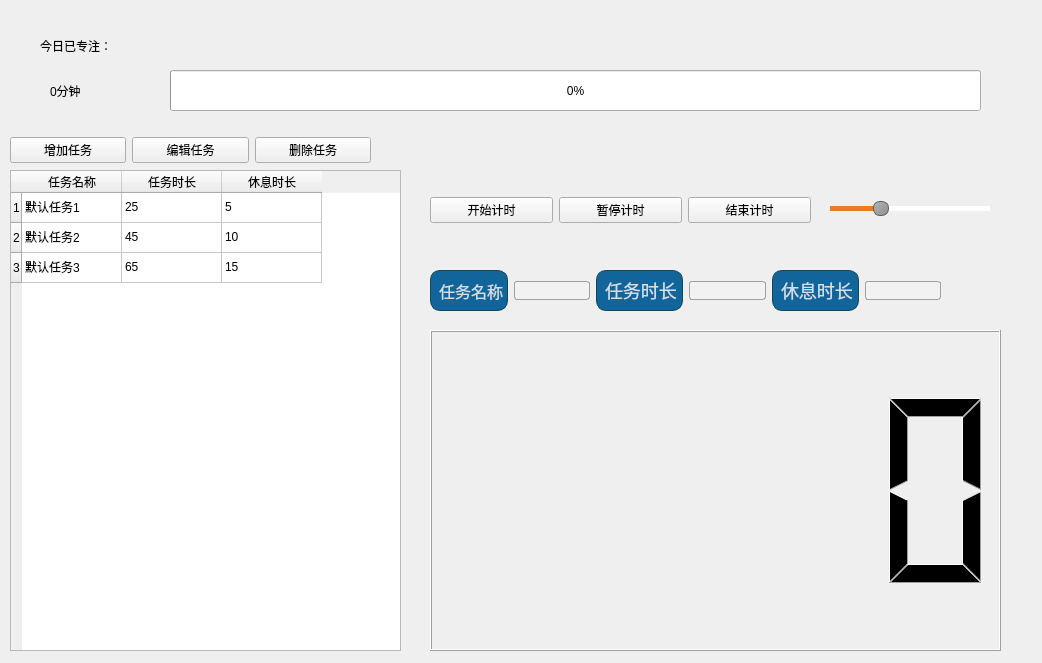
<?xml version="1.0" encoding="UTF-8"?>
<ui version="4.0">
 <class>TomatoClock</class>
 <widget class="QWidget" name="TomatoClock">
  <property name="geometry">
   <rect>
    <x>0</x>
    <y>0</y>
    <width>1042</width>
    <height>663</height>
   </rect>
  </property>
  <property name="windowTitle">
   <string>Form</string>
  </property>
  <widget class="QSlider" name="soundalue_slider">
   <property name="geometry">
    <rect>
     <x>830</x>
     <y>200</y>
     <width>160</width>
     <height>16</height>
    </rect>
   </property>
   <property name="styleSheet">
    <string notr="true">QSlider::groove:horizontal {
	height: 5px;
	background: #e67e22;
}
QSlider::groove:vertical {
	width: 5px;
	background: #e67e22;
}
QSlider::handle:horizontal {
	background: qlineargradient(x1:0, y1:0, x2:1, y2:1, stop:0 #b4b4b4, stop:1 #8f8f8f);
	border: 1px solid #5c5c5c;
	width: 14px;
	margin: -5px 0;
	border-radius: 7px;
}
QSlider::handle:vertical {
	background: qlineargradient(x1:1, y1:1, x2:0, y2:0, stop:0 #b4b4b4, stop:1 #8f8f8f);
	border: 1px solid #5c5c5c;
	height: 14px;
	margin: 0 -5px;
	border-radius: 7px;
}
QSlider::add-page:horizontal {
    background: white;
}
QSlider::add-page:vertical {
    background: white;
}
QSlider::sub-page:horizontal {
    background: #e67e22;
}
QSlider::sub-page:vertical {
    background: #e67e22;
}</string>
   </property>
   <property name="maximum">
    <number>100</number>
   </property>
   <property name="singleStep">
    <number>1</number>
   </property>
   <property name="sliderPosition">
    <number>30</number>
   </property>
   <property name="orientation">
    <enum>Qt::Horizontal</enum>
   </property>
  </widget>
  <widget class="QLabel" name="label_4">
   <property name="geometry">
    <rect>
     <x>40</x>
     <y>20</y>
     <width>111</width>
     <height>51</height>
    </rect>
   </property>
   <property name="text">
    <string>今日已专注：</string>
   </property>
  </widget>
  <widget class="QWidget" name="horizontalLayoutWidget_2">
   <property name="geometry">
    <rect>
     <x>430</x>
     <y>270</y>
     <width>511</width>
     <height>41</height>
    </rect>
   </property>
   <layout class="QHBoxLayout" name="horizontalLayout_2">
    <item>
     <widget class="QLabel" name="label_3">
      <property name="font">
       <font>
        <pointsize>-1</pointsize>
        <italic>false</italic>
        <bold>false</bold>
       </font>
      </property>
      <property name="styleSheet">
       <string notr="true">QLabel {
   
	font:  &quot;Times New Roman&quot;;
    font-size: 16px;
    color: #d0dfe6;
    font-style: normal;
    font-weight: normal;
 
    border-style: solid;
    border-width: 1px;
    border-color: #134857;
    border-radius: 10px;
 
    padding-left: 4px;
    padding-top: 0px;
 
    background-color: #11659a;
    background-repeat: no-repeat;
    background-position: left center;
}</string>
      </property>
      <property name="text">
       <string>任务名称</string>
      </property>
     </widget>
    </item>
    <item>
     <widget class="QLineEdit" name="taskNameLineEdit">
      <property name="styleSheet">
       <string notr="true">* {
	outline: none;
}

QDialog {
	background: #D6DBE9;
}

QLineEdit {
	border: 1px solid #A0A0A0; /* 边框宽度为1px，颜色为#A0A0A0 */
	border-radius: 3px; /* 边框圆角 */
	padding-left: 5px; /* 文本距离左边界有5px */
	background-color: #F2F2F2; /* 背景颜色 */
	color: #A0A0A0; /* 文本颜色 */
	selection-background-color: #A0A0A0; /* 选中文本的背景颜色 */
	selection-color: #373834; /* 选中文本的颜色 */
	font-family: &quot;Microsoft YaHei&quot;; /* 文本字体族 */
	font-size: 10pt; /* 文本字体大小 */
}

QLineEdit:hover { /* 鼠标悬浮在QLineEdit时的状态 */
	border: 1px solid #298DFF;
	border-radius: 3px;
	background-color: #F2F2F2;
	color: #298DFF;
	selection-background-color: #298DFF;
	selection-color: #F2F2F2;
}

QLineEdit[echoMode=&quot;2&quot;] { /* QLineEdit有输入掩码时的状态 */
	lineedit-password-character: 9679;
	lineedit-password-mask-delay: 2000;
}

QLineEdit:disabled { /* QLineEdit在禁用时的状态 */
	border: 1px solid #CDCDCD;
	background-color: #CDCDCD;
	color: #B4B4B4;
}

QLineEdit:read-only { /* QLineEdit在只读时的状态 */
	background-color: #CDCDCD;
	color: #F2F2F2;
}
</string>
      </property>
     </widget>
    </item>
    <item>
     <widget class="QLabel" name="label">
      <property name="font">
       <font>
        <pointsize>-1</pointsize>
        <italic>false</italic>
        <bold>false</bold>
       </font>
      </property>
      <property name="styleSheet">
       <string notr="true">QLabel {
   
	font:  &quot;Times New Roman&quot;;
    font-size: 18px;
    color: #d0dfe6;
    font-style: normal;
    font-weight: normal;
 
    border-style: solid;
    border-width: 1px;
    border-color: #134857;
    border-radius: 10px;
 
    padding-left: 4px;
    padding-top: 0px;
 
    background-color: #11659a;
    background-repeat: no-repeat;
    background-position: left center;
}</string>
      </property>
      <property name="text">
       <string>任务时长</string>
      </property>
     </widget>
    </item>
    <item>
     <widget class="QLineEdit" name="taskDurationLineEdit">
      <property name="styleSheet">
       <string notr="true">* {
	outline: none;
}

QDialog {
	background: #D6DBE9;
}

QLineEdit {
	border: 1px solid #A0A0A0; /* 边框宽度为1px，颜色为#A0A0A0 */
	border-radius: 3px; /* 边框圆角 */
	padding-left: 5px; /* 文本距离左边界有5px */
	background-color: #F2F2F2; /* 背景颜色 */
	color: #A0A0A0; /* 文本颜色 */
	selection-background-color: #A0A0A0; /* 选中文本的背景颜色 */
	selection-color: #373834; /* 选中文本的颜色 */
	font-family: &quot;Microsoft YaHei&quot;; /* 文本字体族 */
	font-size: 10pt; /* 文本字体大小 */
}

QLineEdit:hover { /* 鼠标悬浮在QLineEdit时的状态 */
	border: 1px solid #298DFF;
	border-radius: 3px;
	background-color: #F2F2F2;
	color: #298DFF;
	selection-background-color: #298DFF;
	selection-color: #F2F2F2;
}

QLineEdit[echoMode=&quot;2&quot;] { /* QLineEdit有输入掩码时的状态 */
	lineedit-password-character: 9679;
	lineedit-password-mask-delay: 2000;
}

QLineEdit:disabled { /* QLineEdit在禁用时的状态 */
	border: 1px solid #CDCDCD;
	background-color: #CDCDCD;
	color: #B4B4B4;
}

QLineEdit:read-only { /* QLineEdit在只读时的状态 */
	background-color: #CDCDCD;
	color: #F2F2F2;
}
</string>
      </property>
      <property name="inputMethodHints">
       <set>Qt::ImhDigitsOnly</set>
      </property>
     </widget>
    </item>
    <item>
     <widget class="QLabel" name="label_2">
      <property name="font">
       <font>
        <pointsize>-1</pointsize>
        <italic>false</italic>
        <bold>false</bold>
       </font>
      </property>
      <property name="styleSheet">
       <string notr="true">QLabel {
   
	font:  &quot;Times New Roman&quot;;
    font-size: 18px;
    color: #d0dfe6;
    font-style: normal;
    font-weight: normal;
 
    border-style: solid;
    border-width: 1px;
    border-color: #134857;
    border-radius: 10px;
 
    padding-left: 4px;
    padding-top: 0px;
 
    background-color: #11659a;
    background-repeat: no-repeat;
    background-position: left center;
}</string>
      </property>
      <property name="text">
       <string>休息时长</string>
      </property>
     </widget>
    </item>
    <item>
     <widget class="QLineEdit" name="taskBreakTimeLineEdit">
      <property name="styleSheet">
       <string notr="true">* {
	outline: none;
}

QDialog {
	background: #D6DBE9;
}

QLineEdit {
	border: 1px solid #A0A0A0; /* 边框宽度为1px，颜色为#A0A0A0 */
	border-radius: 3px; /* 边框圆角 */
	padding-left: 5px; /* 文本距离左边界有5px */
	background-color: #F2F2F2; /* 背景颜色 */
	color: #A0A0A0; /* 文本颜色 */
	selection-background-color: #A0A0A0; /* 选中文本的背景颜色 */
	selection-color: #373834; /* 选中文本的颜色 */
	font-family: &quot;Microsoft YaHei&quot;; /* 文本字体族 */
	font-size: 10pt; /* 文本字体大小 */
}

QLineEdit:hover { /* 鼠标悬浮在QLineEdit时的状态 */
	border: 1px solid #298DFF;
	border-radius: 3px;
	background-color: #F2F2F2;
	color: #298DFF;
	selection-background-color: #298DFF;
	selection-color: #F2F2F2;
}

QLineEdit[echoMode=&quot;2&quot;] { /* QLineEdit有输入掩码时的状态 */
	lineedit-password-character: 9679;
	lineedit-password-mask-delay: 2000;
}

QLineEdit:disabled { /* QLineEdit在禁用时的状态 */
	border: 1px solid #CDCDCD;
	background-color: #CDCDCD;
	color: #B4B4B4;
}

QLineEdit:read-only { /* QLineEdit在只读时的状态 */
	background-color: #CDCDCD;
	color: #F2F2F2;
}
</string>
      </property>
     </widget>
    </item>
   </layout>
  </widget>
  <widget class="QLCDNumber" name="Timer">
   <property name="geometry">
    <rect>
     <x>430</x>
     <y>330</y>
     <width>571</width>
     <height>321</height>
    </rect>
   </property>
  </widget>
  <widget class="QWidget" name="horizontalLayoutWidget">
   <property name="geometry">
    <rect>
     <x>430</x>
     <y>170</y>
     <width>381</width>
     <height>80</height>
    </rect>
   </property>
   <layout class="QHBoxLayout" name="horizontalLayout">
    <item>
     <widget class="QPushButton" name="startButton">
      <property name="text">
       <string>开始计时</string>
      </property>
     </widget>
    </item>
    <item>
     <widget class="QPushButton" name="pauseButton">
      <property name="text">
       <string>暂停计时</string>
      </property>
     </widget>
    </item>
    <item>
     <widget class="QPushButton" name="endButton">
      <property name="text">
       <string>结束计时</string>
      </property>
     </widget>
    </item>
   </layout>
  </widget>
  <widget class="QLabel" name="totaltime_label">
   <property name="geometry">
    <rect>
     <x>50</x>
     <y>80</y>
     <width>61</width>
     <height>21</height>
    </rect>
   </property>
   <property name="text">
    <string>0分钟</string>
   </property>
  </widget>
  <widget class="QProgressBar" name="progressBar">
   <property name="geometry">
    <rect>
     <x>170</x>
     <y>70</y>
     <width>811</width>
     <height>41</height>
    </rect>
   </property>
   <property name="styleSheet">
    <string notr="true"/>
   </property>
   <property name="maximum">
    <number>150</number>
   </property>
   <property name="value">
    <number>0</number>
   </property>
   <property name="orientation">
    <enum>Qt::Horizontal</enum>
   </property>
   <property name="textDirection">
    <enum>QProgressBar::TopToBottom</enum>
   </property>
  </widget>
  <widget class="QTableWidget" name="tableWidget">
   <property name="geometry">
    <rect>
     <x>10</x>
     <y>170</y>
     <width>391</width>
     <height>481</height>
    </rect>
   </property>
   <row>
    <property name="text">
     <string>1</string>
    </property>
   </row>
   <row>
    <property name="text">
     <string>2</string>
    </property>
   </row>
   <row>
    <property name="text">
     <string>3</string>
    </property>
   </row>
   <column>
    <property name="text">
     <string>任务名称</string>
    </property>
   </column>
   <column>
    <property name="text">
     <string>任务时长</string>
    </property>
   </column>
   <column>
    <property name="text">
     <string>休息时长</string>
    </property>
   </column>
   <item row="0" column="0">
    <property name="text">
     <string>默认任务1</string>
    </property>
   </item>
   <item row="0" column="1">
    <property name="text">
     <string>25</string>
    </property>
   </item>
   <item row="0" column="2">
    <property name="text">
     <string>5</string>
    </property>
   </item>
   <item row="1" column="0">
    <property name="text">
     <string>默认任务2</string>
    </property>
   </item>
   <item row="1" column="1">
    <property name="text">
     <string>45</string>
    </property>
   </item>
   <item row="1" column="2">
    <property name="text">
     <string>10</string>
    </property>
   </item>
   <item row="2" column="0">
    <property name="text">
     <string>默认任务3</string>
    </property>
   </item>
   <item row="2" column="1">
    <property name="text">
     <string>65</string>
    </property>
   </item>
   <item row="2" column="2">
    <property name="text">
     <string>15</string>
    </property>
   </item>
  </widget>
  <widget class="QWidget" name="horizontalLayoutWidget_3">
   <property name="geometry">
    <rect>
     <x>10</x>
     <y>130</y>
     <width>361</width>
     <height>41</height>
    </rect>
   </property>
   <layout class="QHBoxLayout" name="horizontalLayout_3">
    <item>
     <widget class="QPushButton" name="addTaskBtn">
      <property name="text">
       <string>增加任务</string>
      </property>
     </widget>
    </item>
    <item>
     <widget class="QPushButton" name="editTaskBtn">
      <property name="text">
       <string>编辑任务</string>
      </property>
     </widget>
    </item>
    <item>
     <widget class="QPushButton" name="delTaskBtn">
      <property name="text">
       <string>删除任务</string>
      </property>
     </widget>
    </item>
   </layout>
  </widget>
 </widget>
 <resources/>
 <connections/>
</ui>
